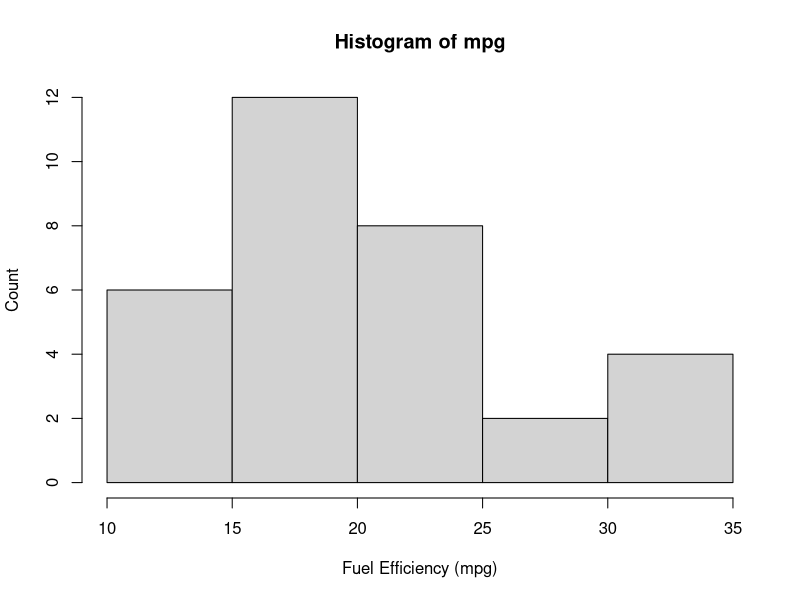
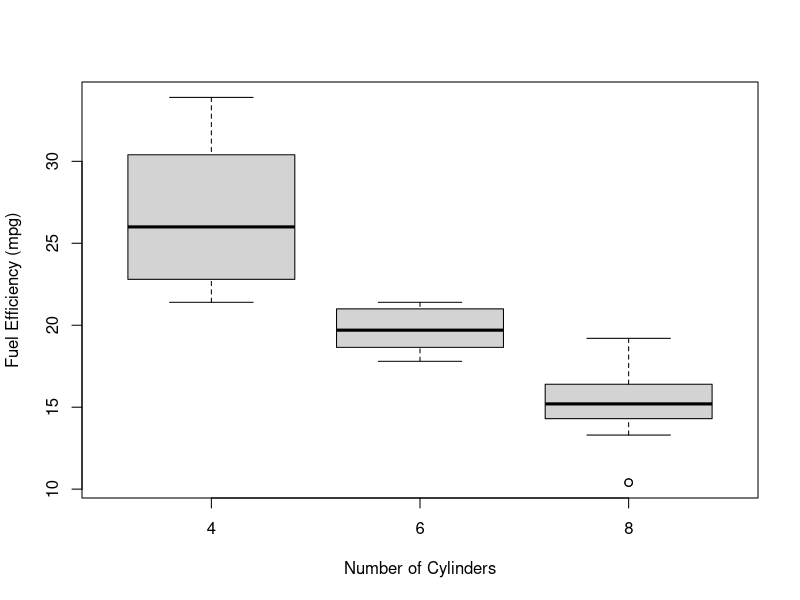
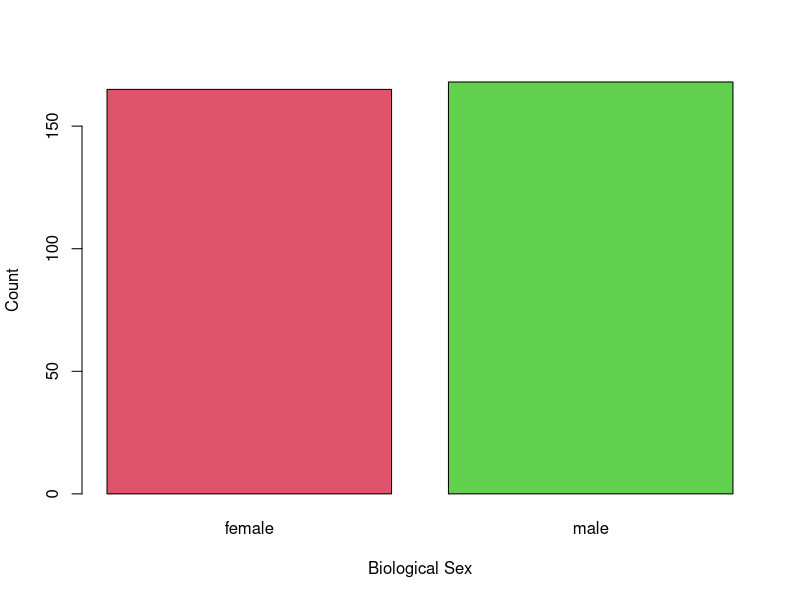

These charts were generated, in order, by the following R code:
## ---- chunk 1
#| include: false
library(dplyr)
library(palmerpenguins)
set.seed(2112)
## ---- chunk 2
#| echo: false

hist(mtcars$mpg, main = "Histogram of mpg",
    xlab = "Fuel Efficiency (mpg)", ylab = "Count")
## ---- chunk 3
t.test(mtcars$mpg, mu = 19, 
    alternative = "two.sided")
## ---- chunk 4
#| echo: false
data("mpg", package = "ggplot2")

head(mpg)

mpg <- mpg %>%
    mutate(overall = 0.55*cty + 0.45*hwy)
## ---- chunk 5
#| echo: true
t.test(mpg$overall, mu = 19)
## ---- chunk 6
#| echo: false

boxplot(mpg ~ factor(cyl), data = mtcars,
    ylab = "Fuel Efficiency (mpg)", xlab = "Number of Cylinders")
## ---- chunk 7
#| echo: false
mtcars %>%
    group_by(cyl) %>%
    summarise(mean = mean(mpg), sd = sd(mpg), size = n()) %>%
    knitr::kable(digits = 2)
## ---- chunk 8
summary(aov(mpg ~ factor(cyl), data = mtcars))
## ---- chunk 9
#| echo: false

barplot(table(penguins$sex), col = c(2, 3),
    xlab = "Biological Sex", ylab = "Count")
## ---- chunk 10
table(penguins$sex == "male")
prop.test(table(penguins$sex == "male"), p = 0.5, alternative = "less")
